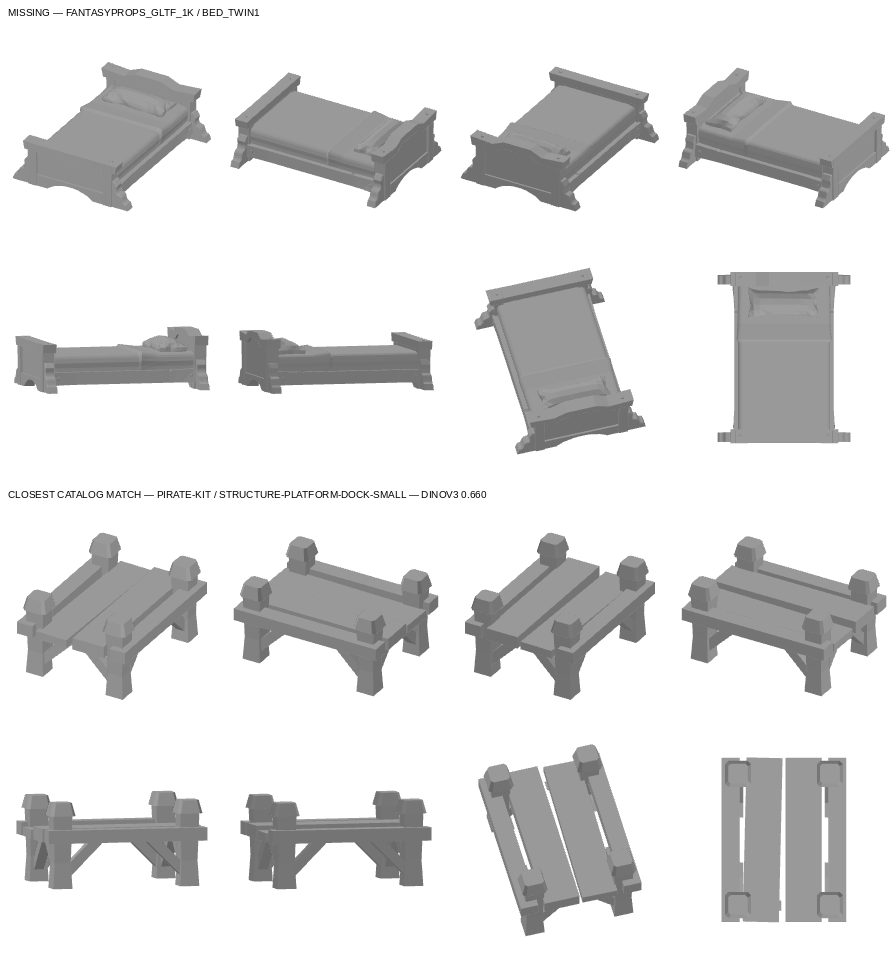
#> input picture docs/missing_matches/FantasyProps_glTF_1k__Bed_Twin1.png, 896 x 956 px, found by its file name; its folder holds only this picture in this run
$ python naar-stijlreferentie.py
#> lines starting #> are read from the running program, lines starting #| are printed output that depends on the picture
# Zet vergelijkingsbladen uit docs/missing_matches om naar stijlreferenties.
#
#   python3 tools/vind-match/naar-stijlreferentie.py [missingdir] [refdir]
#
# Een blad uit missing_matches heeft dezelfde opmaak als een stijlreferentie —
# label, blad van acht views, label, blad van acht views — alleen de labels
# verschillen. Het ontbrekende model komt uit een vreemde kit en is dus de
# afwijkende stijl; de dichtstbijzijnde catalogustreffer staat in onze eigen
# stijl. Omzetten is daarom alleen de twee labels vervangen:
#
#   MISSING — ...                  ->  AFWIJKENDE STIJL
#   CLOSEST CATALOG MATCH — ...    ->  GOEDE STIJL
#
# De naam van het model en de DINOv3-score verdwijnen: een stijlreferentie laat
# zien wat goed en fout is, niet welk model het is.
#
# De afwijkende stijl staat overal bovenaan en de goede stijl overal onderaan,
# zodat je bij het doorbladeren niet steeds hoeft te zoeken welke helft welke
# is. Elk blad in refdir krijgt zijn labels opnieuw, in die volgorde; bladen die
# andersom stonden draait het script om.
#
# Wat is omgezet komt in <refdir>/index.md te staan. Bronnen die daar al in
# staan slaat het script over, zodat opnieuw draaien niets verdubbelt.
#
# Een referentie die na het nakijken is weggehaald hoort niet terug te komen bij
# de volgende run. Alleen het weggehaalde bestand zegt dat niet: het script ziet
# een bron zonder referentie en zet hem gewoon opnieuw om. Daarom staat onder
# 'Rejected' in index.md welke bronnen zijn afgewezen; die slaat het script over
# zolang die regel blijft staan. Een bron alsnog toelaten is dus zijn regel daar
# weghalen.
import sys, os, re
from PIL import Image, ImageDraw, ImageFont

BREED, HOOG = 896, 956
BLAD_Y = (22, 504)          # bovenkant van beide bladen, als in bladen.py
BLAD_H = 452                # hoogte van een blad van acht views
TEKST_Y = (9, 491)          # bovenkant van de kapitaalhoogte van beide labels
WIS = ((0, 22), (478, 504))  # labelstroken; de rest van die banden is toch wit
LINKS = 8
FONT = ImageFont.truetype('/usr/share/fonts/truetype/liberation/LiberationSans-Regular.ttf', 18)
INKT = (3, 3, 3)
AFWIJKEND, GOED = 'AFWIJKENDE STIJL', 'GOEDE STIJL'

# Van deze modellen staat al een blad in de stijlreferentie; nog een keer
# toevoegen levert twee bladen van hetzelfde model op.
AL_AANWEZIG = {
    'FantasyProps_glTF_1k__Anvil': 'ref11',
    'KayKit_Furniture_Bits_1.0_FREE__shelf_A_big': 'ref18',
    'Ultimate_Nature_Pack_by_Quaternius_OBJ__Cactus_1': 'ref10',
    'kenney_graveyardkit_5.0__shovel': 'ref07',
    'kenney_mini-dungeon__key': 'ref03',
    'kenney_platformer-kit__tree': 'ref19',
    # Met de hand gekozen en toegevoegd, zie docs/stijlreferentie/categorieen.md.
    'KayKit_Restaurant_Bits_1.0_FREE__kitchencounter_straight_A_backsplash': 's21',
    'KayKit_Restaurant_Bits_1.0_FREE__wall_orderwindow': 's18',
    'LowPolyNaturePackLite__fence': 's31',
    'PropsLite_FBX__Fence_01': 's32',
    'TropicalIslandLite_FBX__Rock_01': 'n22',
    'Ultimate_Nature_Pack_by_Quaternius_OBJ__PalmTree_4': 'n25',
    'Ultimate_Nature_Pack_by_Quaternius_OBJ__PineTree_4': 'n24',
    'kenney_castlekit__tree-log': 'n27',
    'kenney_fantasy-town-kit_2.0__pillar-stone': 's22',
    'kenney_graveyardkit_5.0__brick-wall': 's25',
    'kenney_graveyardkit_5.0__crypt-large-door': 's26',
    'kenney_graveyardkit_5.0__detail-plate': 'o43',
    'kenney_graveyardkit_5.0__trunk': 'n26',
    'kenney_holidaykit__cabin-window-a': 's23',
    'kenney_holidaykit__cabin-window-large': 's24',
    'kenney_mini-forest_1.0__building-platform': 's33',
    'kenney_pirate-kit__palm-bend': 'n29',
    'kenney_platformer-kit__flowers-tall': 'n23',
    'kenney_prototypekit__door-rotate': 's19',
    'kenney_prototypekit__ladder': 's20',
    'kenney_survival-kit__metal-panel-screws-half': 's27',
    'kenney_survival-kit__patch-grass': 'n28',
    'kenney_survival-kit__structure-metal-floor': 's28',
    'kenney_survival-kit__structure-metal-roof': 's29',
    'kenney_survival-kit__structure-metal-wall': 's30',
}

# Een omgezet blad heet refNN tot iemand het indeelt; daarna draagt het zijn
# categorie in de naam: o<n> object, n<n> natuur, s<n> structuur. Zie
# docs/stijlreferentie/categorieen.md. Nieuwe bladen krijgen weer een
# ref-nummer: welke categorie erbij hoort weet dit script niet, dat is een
# leesbeslissing. Beide namen tellen mee bij het opnieuw labelen hieronder;
# alleen het nummeren van nieuwe bladen gaat op ref-namen.
REF = re.compile(r'ref(\d+)\.png')
BLADNAAM = re.compile(r'(?:ref\d+|[ons]\d+)\.png')
RIJ = re.compile(r'^\| `(ref\d+)\.png` \| `(.+?)\.png` \|$', re.M)
AFGEWEZEN_RIJ = re.compile(r'^\| `(.+?)\.png` \|$', re.M)

KOP = """# Converted sheets

These references were converted from the comparison sheets in `%s` by
`tools/vind-match/naar-stijlreferentie.py`. The missing model — from an outside
kit — is the deviant style; its closest catalog match is the good style. Only
the two labels change.

Throughout the reference set the deviant style is the top half and the good
style the bottom half, so the two never have to be told apart by reading.

| ref | source sheet |
|-----|--------------|
"""

AFGEWEZEN_KOP = """
## Rejected

Converted once and taken out again after review. The script leaves these alone;
drop a row to let its sheet be converted again.

| source sheet |
|--------------|
"""

STAART = """
## Not converted

Left out, because the same model already has a sheet in the reference set:

| source sheet | already present as |
|--------------|--------------------|
"""

mdir = sys.argv[1] if len(sys.argv) > 1 else 'docs/missing_matches'
refdir = sys.argv[2] if len(sys.argv) > 2 else 'docs/stijlreferentie'
os.makedirs(refdir, exist_ok=True)
index = os.path.join(refdir, 'index.md')


def label(d, y, tekst):
    # getbbox geeft de top van de kapitaalhoogte; daarmee zet de tekst even
    # hoog als in de stijlreferentie, ongeacht de bovenruimte van het font.
    d.text((LINKS, y - FONT.getbbox(tekst)[1]), tekst, font=FONT, fill=INKT)


def zet(boven, onder):
    # Twee bladen van acht views onder elkaar, met de vaste labels erboven.
    vel = Image.new('RGB', (BREED, HOOG), 'white')
    vel.paste(boven, (0, BLAD_Y[0]))
    vel.paste(onder, (0, BLAD_Y[1]))
    for y0, y1 in WIS:
        vel.paste('white', (0, y0, BREED, y1))   # oude labels weg
    d = ImageDraw.Draw(vel)
    label(d, TEKST_Y[0], AFWIJKEND)
    label(d, TEKST_Y[1], GOED)
    return vel


def bladen(vel):
    return [vel.crop((0, y, BREED, y + BLAD_H)) for y in BLAD_Y]


# [11 lines left out: functions breedte, afwijkend_boven, not called in this run]


# --- bestaande bladen gelijkzetten -------------------------------------------
# Elk blad krijgt zijn labels opnieuw, zodat een gewijzigde tekengrootte overal
# doorwerkt; de bladen zelf gaan onveranderd mee.
gedraaid = []
for naam in sorted(os.listdir(refdir)):
    if not BLADNAAM.fullmatch(naam):
        continue
    pad = os.path.join(refdir, naam)
    vel = Image.open(pad).convert('RGB')
    boven, onder = bladen(vel)
    if not afwijkend_boven(vel):
        boven, onder = onder, boven          # stond andersom
        gedraaid.append(naam[:-4])
    zet(boven, onder).save(pad)

# --- nieuwe bronnen omzetten -------------------------------------------------
tekst = open(index).read() if os.path.exists(index) else ''
eerder = RIJ.findall(tekst)
afgewezen = AFGEWEZEN_RIJ.findall(tekst.partition(AFGEWEZEN_KOP)[2].partition('\n##')[0])
gedaan = {naam for _, naam in eerder} | set(afgewezen)
nummer = max((int(REF.fullmatch(f)[1]) for f in os.listdir(refdir)
              if REF.fullmatch(f)), default=0)

nieuw = []
for naam in sorted(f[:-4] for f in os.listdir(mdir) if f.endswith('.png')):
    if naam in AL_AANWEZIG or naam in gedaan:
        continue
    boven, onder = bladen(Image.open(os.path.join(mdir, naam + '.png')).convert('RGB'))
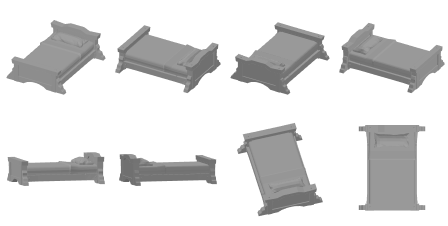
#> boven: PIL image 896x452 RGB (shown at 1/2 size); min 99, max 255, mean 223.1
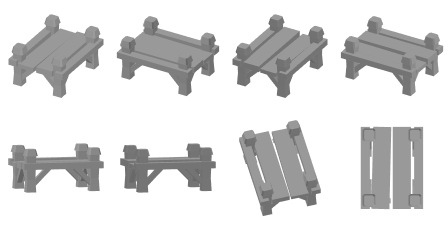
#> onder: PIL image 896x452 RGB (shown at 1/2 size); min 99, max 255, mean 218.9
    nummer += 1                              # missing boven, catalogustreffer onder
    ref = 'ref%02d' % nummer
    zet(boven, onder).save(os.path.join(refdir, ref + '.png'))
#> in zet, `vel.paste(boven, (0, BLAD_Y[0]))`:
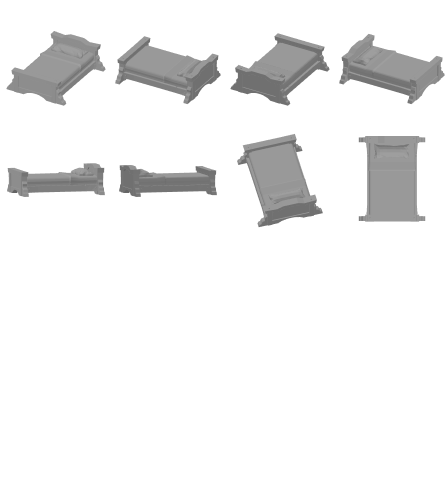
#> vel: PIL image 896x956 RGB (shown at 1/2 size); min 99, max 255, mean 239.9
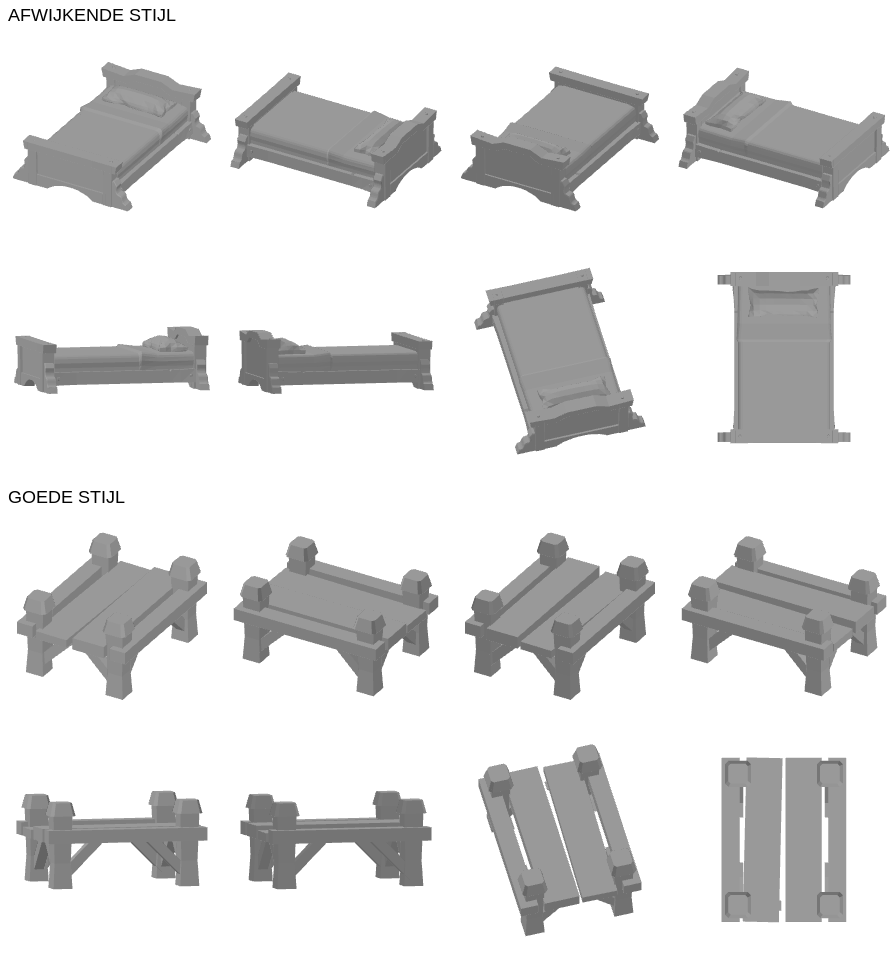
#> saved as ref01.png: PIL image 896x956 RGB; min 3, max 255, mean 222.5
    nieuw.append((ref, naam))

with open(index, 'w') as f:
    f.write(KOP % mdir)
    for ref, naam in eerder + nieuw:
        f.write('| `%s.png` | `%s.png` |\n' % (ref, naam))
    if afgewezen:
        f.write(AFGEWEZEN_KOP)
        for naam in sorted(afgewezen):
            f.write('| `%s.png` |\n' % naam)
    f.write(STAART)
    for naam, ref in sorted(AL_AANWEZIG.items()):
        f.write('| `%s.png` | `%s.png` |\n' % (naam, ref))

print('omgedraaid:', ' '.join(gedraaid) or '-')
for ref, naam in nieuw:
    print(ref, naam, sep='\t')
print('klaar:', len(nieuw), 'referenties')

$ run again, on docs/missing_matches/kenney_mini-forest_1.0__weapon-arrow.png
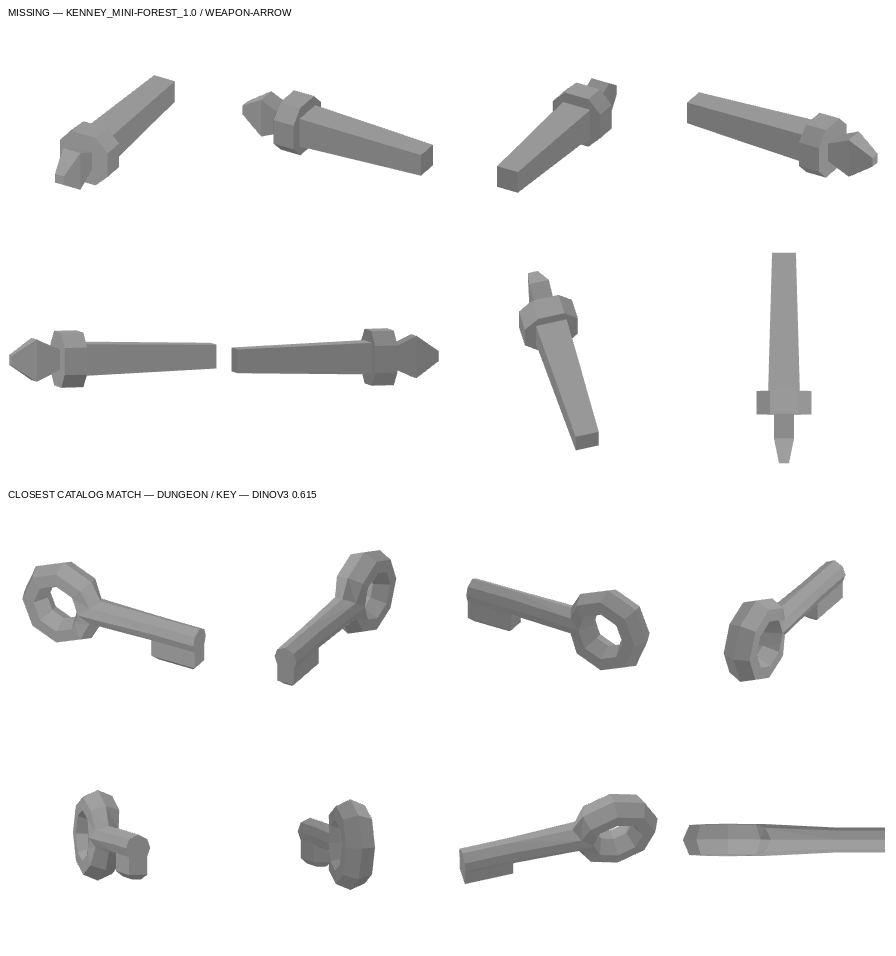
#> input picture docs/missing_matches/kenney_mini-forest_1.0__weapon-arrow.png, 896 x 956 px, found by its file name
#> `boven, onder = bladen(Image.open(os.path.join(mdir, naam + '.png')).co..`:
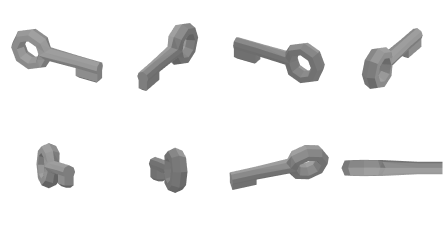
#> onder: PIL image 896x452 RGB (shown at 1/2 size); min 99, max 255, mean 239
#> `zet(boven, onder).save(os.path.join(refdir, ref + '.png'))`:
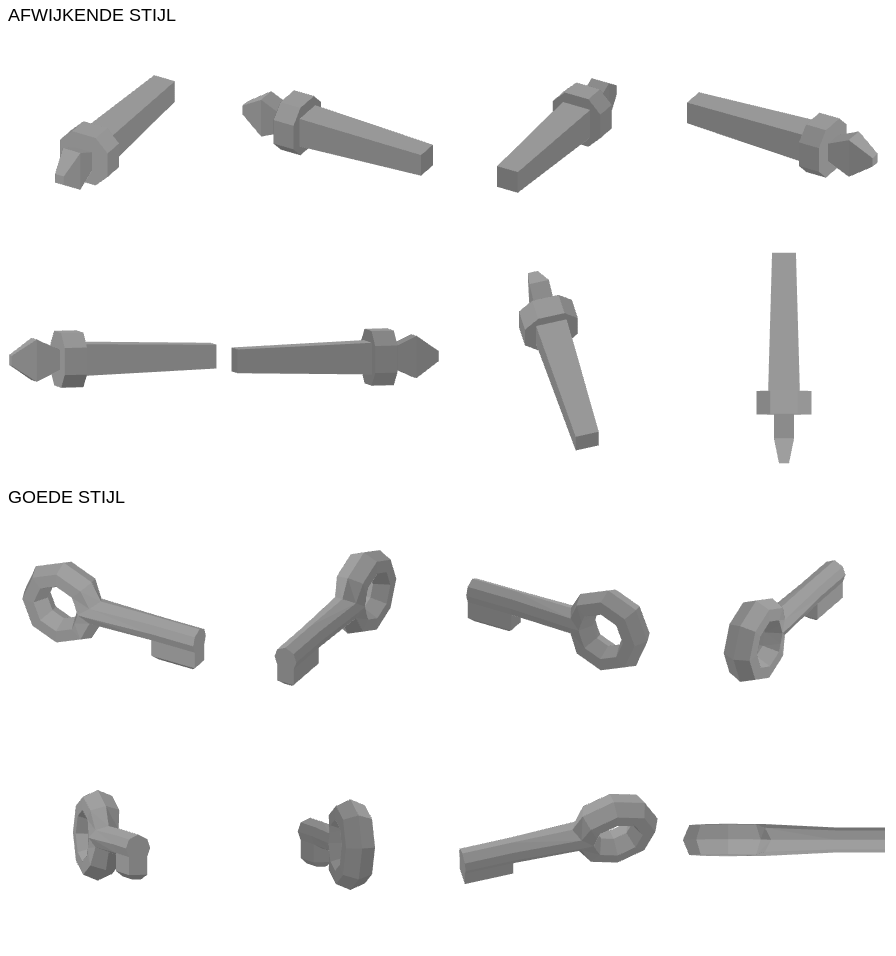
#> saved as ref01.png: PIL image 896x956 RGB; min 3, max 255, mean 239.3
